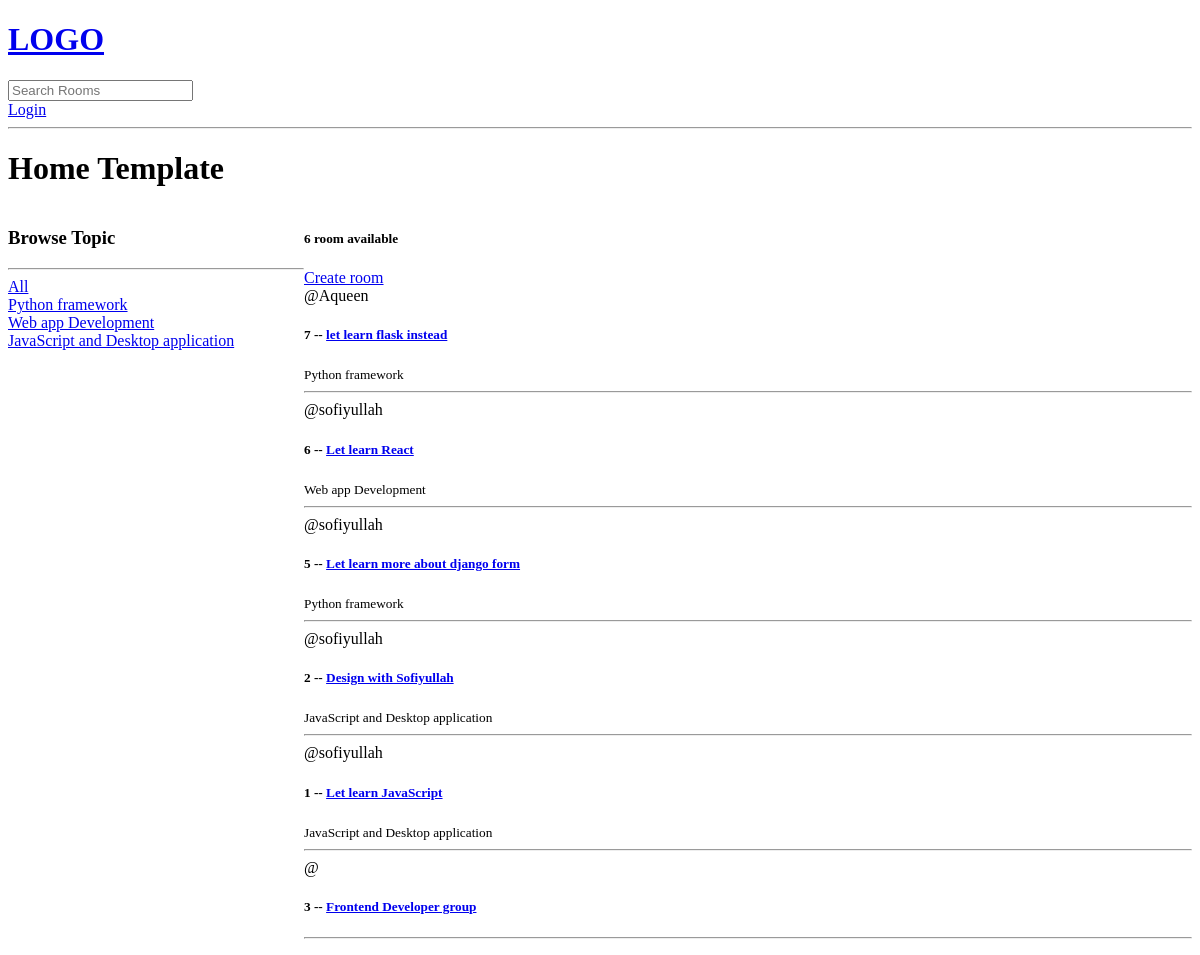
Before: / with the older database file.
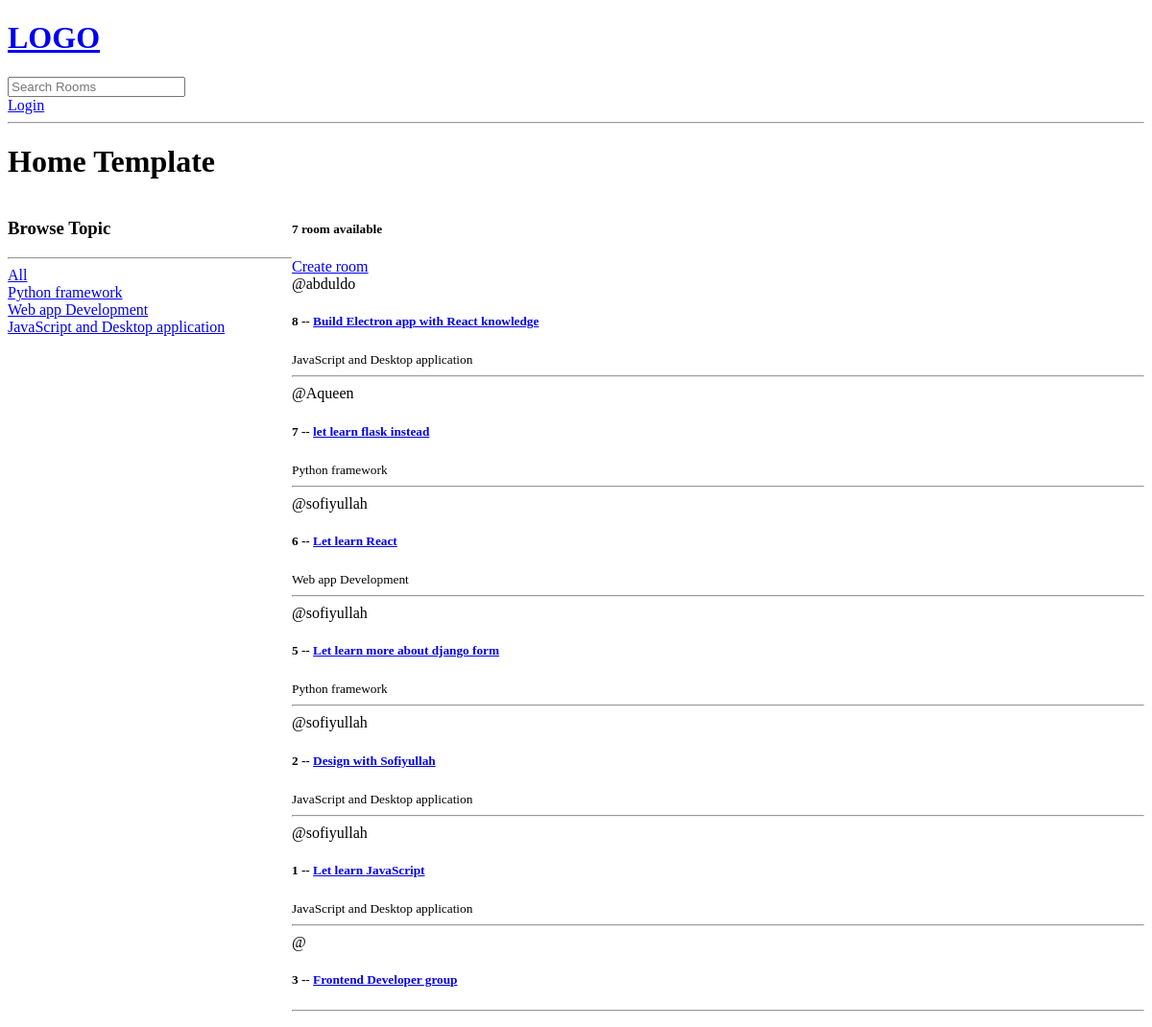
After: the same page with the newer database file.
### base/models.py (models this page shows, shortened)
class Topic(models.Model):
  name = models.CharField(max_length=200)

class Room(models.Model):
  host = models.ForeignKey(User, on_delete=models.SET_NULL, null = True)
  topic = models.ForeignKey(Topic, on_delete=models.SET_NULL, null = True)
  name = models.CharField(max_length=200)
  description = models.TextField(null=True, blank=True)
  updated = models.DateTimeField(auto_now=True)
  created = models.DateTimeField(auto_now_add=True)
  class Meta:
    ordering = ['-updated', '-created']

### base/views.py (the view)
# urls.py: path('', views.home, name='home'),
def home(request):
    query = request.GET.get('q') if request.GET.get('q') != None else ''
    rooms= Room.objects.filter(Q(topic__name__icontains=query) |
        Q(name__icontains=query) | Q(description__icontains=query))
    topics = Topic.objects.all()
    room_count = rooms.count()
    context = {'rooms':rooms, 'topics':topics, 'room_count':room_count }
    return  render(request, 'base/home.html', context)

### base/templates/base/home.html (shortened to what this page needs)
{% extends "main.html" %} {% block content %}
<h1>Home Template</h1>
<div class="home-container">
    <div class="">
        <h3>Browse Topic</h3>
        <hr>
        <div class="">
            <a href="{% url 'home' %}" class="">All</a>
        </div>
        {% for topic in topics %}
        <div class="">
            <a href="{% url 'home' %}?q={{topic.name}}" class="">{{topic.name}}</a>
        </div>
        {% endfor %}
    </div>
    <div class="">
        <h5>{{room_count}} room available</h5>
        <a href="{% url 'create-room'  %}" class="">Create room</a>
        <div class="">
            {% for room in rooms %}
            <div class="">
                <span>@{{room.host.username}}</span>
                <h5 class="">{{room.id}} -- <a href={% url 'room' room.id %}>{{room.name}}</a></h5>
                <small>{{room.topic.name}}</small>
                <hr>
            </div>
            {% endfor %}
        </div>
    </div>
</div>
{% endblock content %}

### templates/main.html (shortened to what this page needs)
<!DOCTYPE html>
<html lang="en">
  <head>
  </head>
  <body>
    {% include "navbar.html" %}  {% block content %} {% endblock content %}
  </body>
</html>

### templates/navbar.html
<a href="/">
  <h1 class="">LOGO</h1>
</a>
<form method="GET" action="{% url 'home' %}" class="">
  <input type="text" name="q" placeholder="Search Rooms" />
</form>
{% if request.user.is_authenticated %}
<h3>Welcome, {{request.user.username}}</h3>
<a href="{% url 'logout' %}" class="">Logout</a>
{% else %}
<a href="{% url 'login' %}" class="">Login</a>
{% endif %}
<hr />

### base/templates/base/home.html (style rules this page uses)
.home-container { display: grid; grid-template-columns: 1fr 3fr; }

Changed rows visible on the page:
added Room: host.username "abduldo", id "8", name "Build Electron app with React knowledge", topic.name "JavaScript and Desktop application"
Other visible differences:
{{ room_count }}: "6" → "7"
